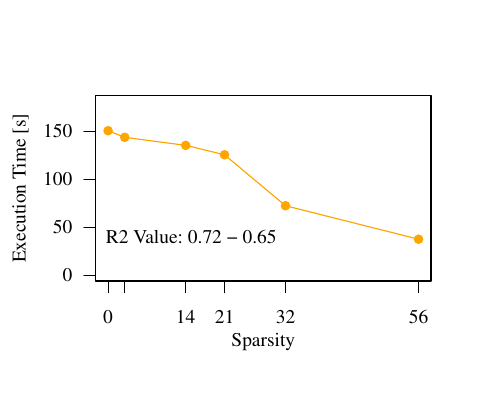

Generate this figure with R:
require(graphics)
require(Matrix)

pdf(file="kdd_time.pdf",
    width=4.8, height=4, family="serif", pointsize=14)

data1 = rowMeans(matrix(as.matrix(read.table("kdd_time.dat", 
          sep="\t"))[,1],6,3,byrow=TRUE))


points = as.matrix(c(0,3,14,21,32,56));
plot_colors <- c("orange")

plot(   points, data1/1000,     
        type="o",           
        pch=16, 
        cex=1.1,
        col=plot_colors[1],              
        ylim = c(1,180),   
        xlab="",     
        ylab="",         
        axes=FALSE,    
        bg=plot_colors[1],
        log="",
        lwd=1.1, 
        lty=1
)


axis(2, las=2) # horizontal y axis
axis(1, las=1, at=c(0,3,14,21,32,56), cex.axis=1.0)     # horizontal x axis
mtext(2, text="Execution Time [s]",line=2.8) 
mtext(1, text="Sparsity",line=2) 

text(x=15, y=40, labels="R2 Value: 0.72 - 0.65")

box()	

#legend( x=310, y=265, text.width=c(80),
#        c("SKlearn","Base","UPLIFT"), col=plot_colors, cex=1.0,
#        pch=c(16,15,17), lty=c(1), lwd=c(1.1), bty="n", ncol=1, seg.len=2, x.intersp=0.3);


dev.off() 

